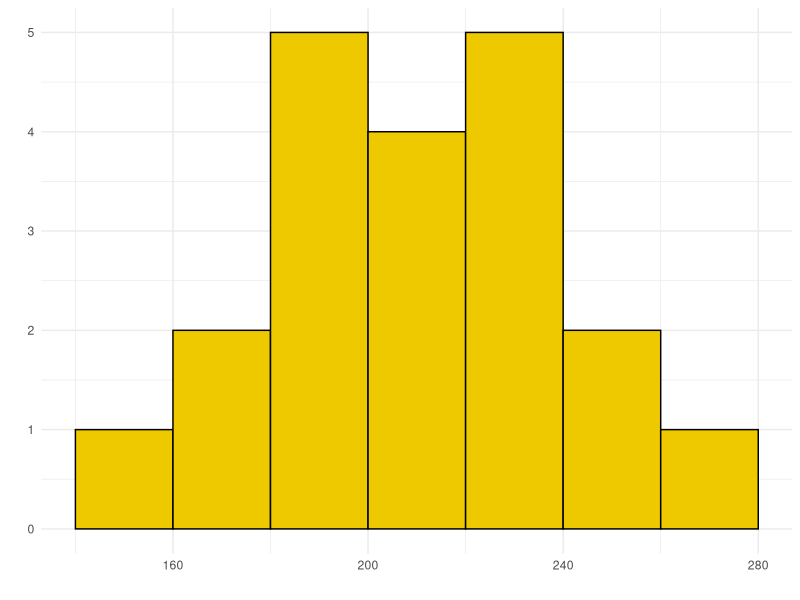
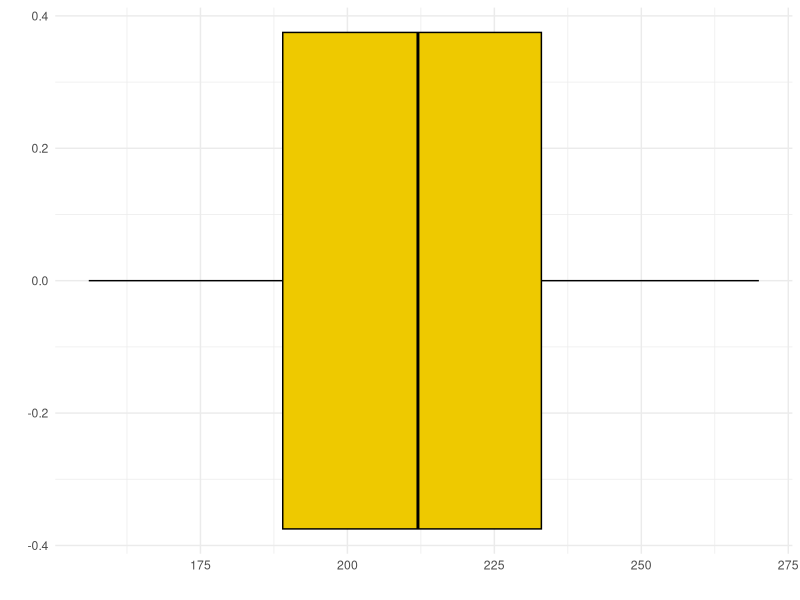
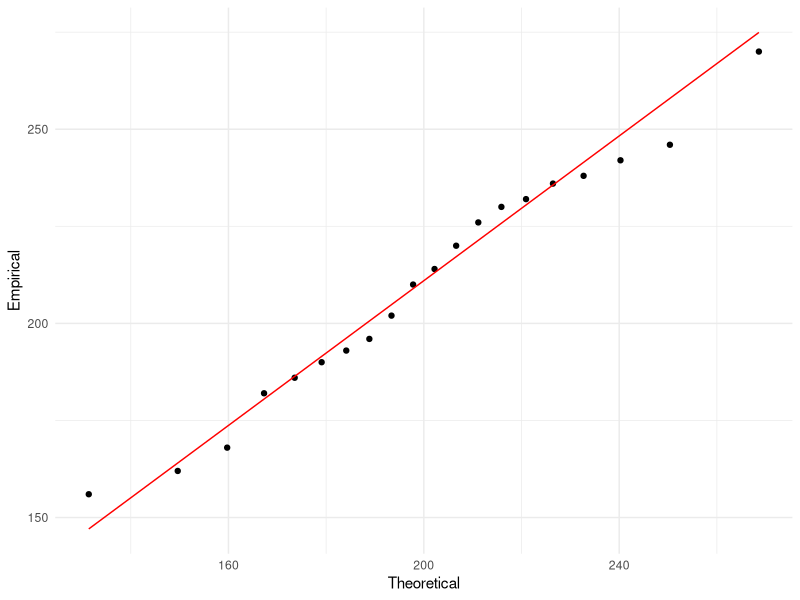
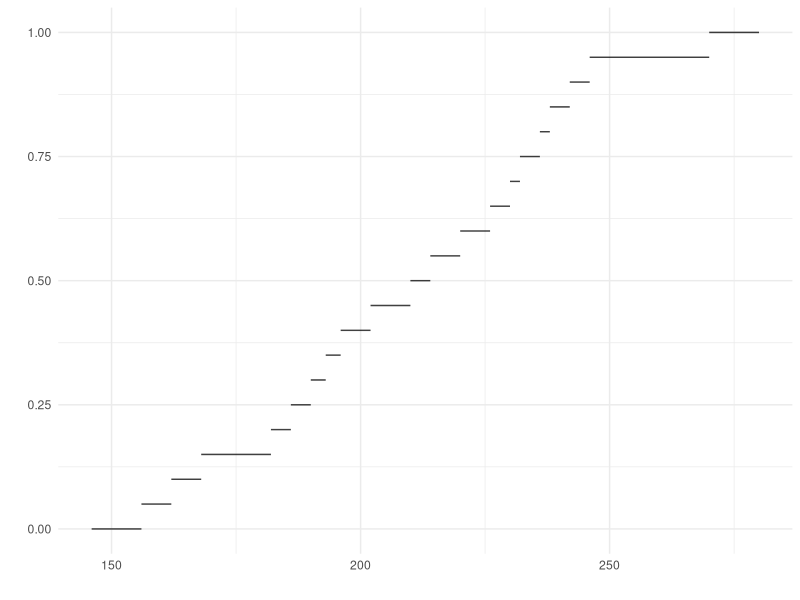
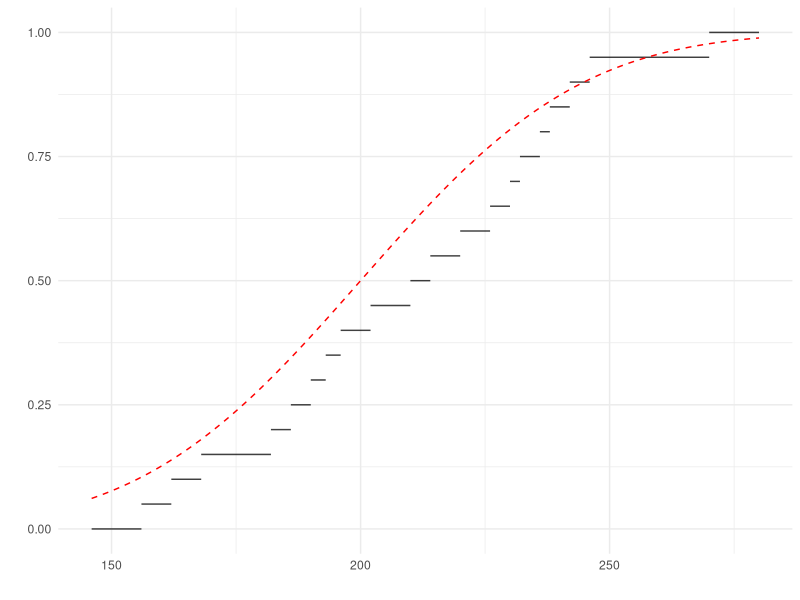
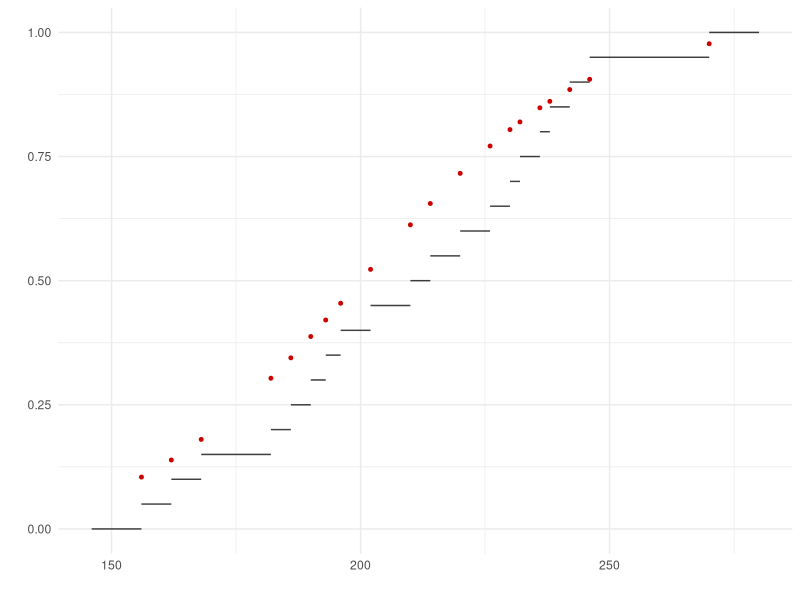
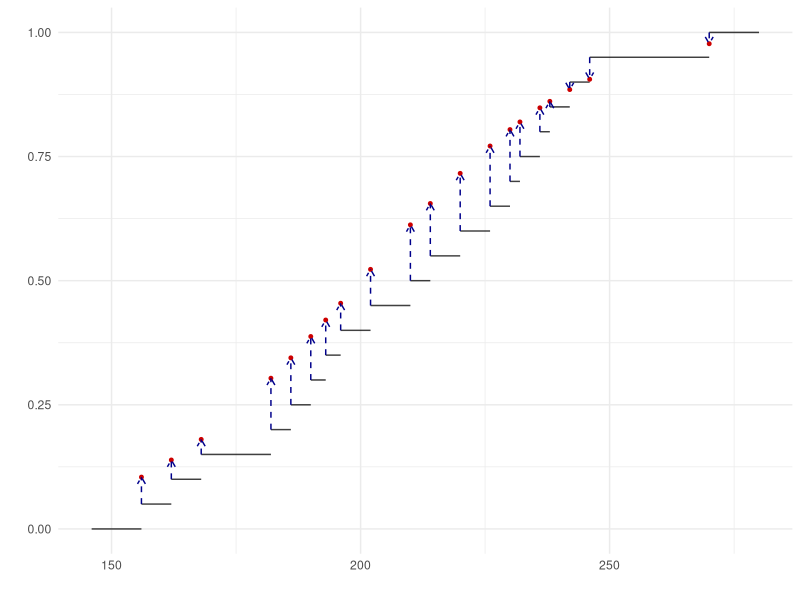
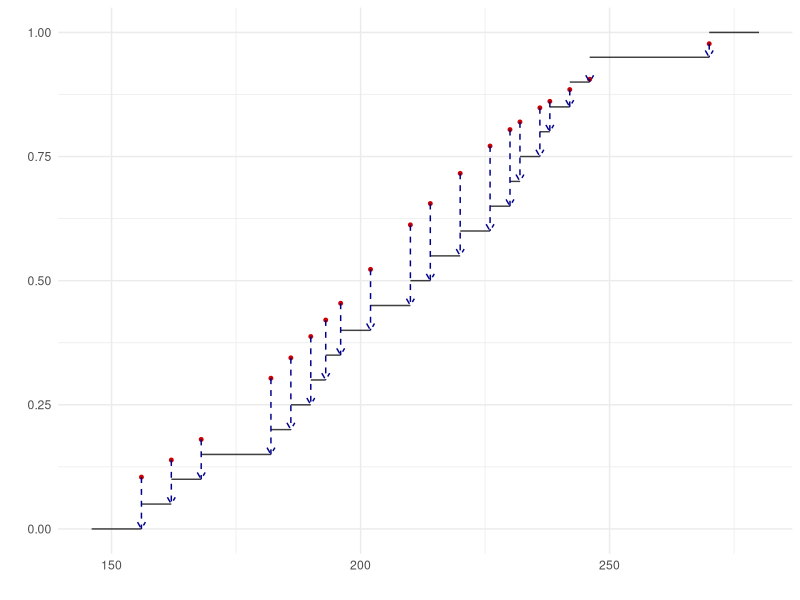

Generate these figures, in order, with R:
##################################################################
# Goodness of fit                                        
# Author: Jose Antonio Perusquia Cortes
# Afil: Facultad de Ciencias - UNAM
# Module: Nonparametric statistical inference
##################################################################

##################################################################
# Required libraries
library(ggplot2)        # Version 4.0.2
library(ggthemes)       # Version 5.2.0
library(nortest)        # Version 1.0-4
##################################################################

##################################################################
# Chi squared test for discrete distributions

# Example on the number of defective observations
defects = c(0,1,2,3,4,5,6)
observations = c(10,24,10,4,1,1,0)
n = sum(observations)

# Mean estimation
mu_hat = sum(defects*observations)/n

# Join the last two cells
defects = c(0,1,2,3,4,5)
observations = c(10,24,10,4,1,1)
K = length(defects)

# Probabilities of the Poisson distribution
probs = numeric(K)
probs[c(1:(K-1))] = dpois(defects[c(1:(K-1))],mu_hat)
probs[K] = ppois(defects[K]-1,mu_hat,lower.tail = F)
sum(probs)

# Expected values per cell
expected = probs*n;expected

# The last expected value is small so we join the last two cells
defects = c(0,1,2,3,4)
observations = c(10,24,10,4,2)
K_new = length(defects)

# Probabilities of the Poisson distribution
probs = numeric(K_new)
probs[c(1:(K_new-1))] = dpois(defects[c(1:K_new-1)],mu_hat)
probs[K_new]=1 - sum(probs[1:(K_new-1)])
sum(probs)

# Expected values
expected = probs*n;expected

# Test statistics
Q = sum(((observations-expected)^2)/expected);Q

# Compare it against a chi-square distribution of 3 degrees
# yielding that we do not reject the null hypothesis
parametersEstimated = 1
df = K_new - 1 - parametersEstimated
alpha=.05
qchisq(1-alpha,df)

# p-value
p_value = pchisq(Q, df=df, lower.tail=FALSE);p_value

# Alternatively in R we use chisq.test functions which
# required the observatios and the theoretical probabilities
# Warning: it does not take into account if you are estimating
# the parameter so it compares against a chi squared distribution
# with df equal to K-1
chisq.test(observations,p=probs)
##################################################################

##################################################################
# Kolmogorov-Smirnov on the weights of eggs and other normality
# tests

# Weights are already ordered so there's no need to sort them
weights = c(156,162,168,182,186,190,193,196,202,210,
            214,220,226,230,232,236,238,242,246,270)
n_weights = length(weights)

# Histogram
df_weights = data.frame(weights)
ggplot(data=df_weights,aes(x=weights))+
  geom_histogram(breaks=hist(weights,plot=F)$breaks,
                 col='black',fill='gold2')+
  labs(x='',y='')+
  theme_minimal()

# Boxplot
ggplot(data=df_weights,aes(x=weights))+
  geom_boxplot(col='black',fill='gold2')+
  labs(x='',y='')+
  theme_minimal()

# qqplot
ggplot(data=df_weights,aes(sample=weights))+
  geom_qq(distribution=qnorm,
          dparams = list(200,sqrt(1225)))+
  geom_qq_line(distribution=qnorm,
               dparams = list(200,sqrt(1225)),
               col='red')+
  labs(x='Theoretical',y='Empirical')+
  theme_minimal()

# Build the empirical distribution
locations=unique(weights);locations
n_unique_weights = length(locations)
jumps=numeric(n_unique_weights)

for(i in 1:length(jumps)){
  jumps[i]=sum(weights==locations[i])/n_weights
}

jumps=cumsum(jumps)

# Prepare the data
x = c(min(locations)-10,locations);x
xend = c(locations,max(locations)+10);xend
y = c(0,jumps)
yend = y
df_Fn=data.frame(x=x,y=y,xend=xend,yend=yend)

p=ggplot(data=df_Fn)+
  geom_segment(aes(x=x,y=y,xend=xend,yend=yend),alpha=.75)+
  theme_minimal()+
  labs(x='',y='')
print(p)

# Theoretical distribution normal with mean 200 and sigma^2=1225
x=seq(min(locations)-10,max(locations)+10,by=.1)
Fx=pnorm(x,mean=200,sd=sqrt(1225))
df_Fx=data.frame(x=x,y=Fx)
p+geom_line(data=df_Fx,aes(x=x,y=y),col='red',linetype='dashed')

# Kolmogorov-Smirnov test
Fn=seq(0,1,by=1/20);Fn
Fx=pnorm(weights,mean=200,sd=sqrt(1225))
df_Fx2=data.frame(weights,Fx)
p=p+
  geom_point(data=df_Fx2,aes(x=weights,y=Fx),col='red3',size=1)
print(p)

# Test statistic
i = 1:n_weights

# We visually check the Dn+ first
df_Dn1 = data.frame(x=weights,y=Fn[-1],z=Fx)
p+geom_segment(data=df_Dn1,aes(x=x,xend=x,y=y,yend=z),
               col='darkblue',linetype='dashed',
               arrow = arrow(length = unit(0.2, "cm")))
Dn1 = max(i/n_weights - Fx);Dn1

# We visually check the Dn-
df_Dn2 = data.frame(x=weights,z=Fn[-21],y=Fx)
p+geom_segment(data=df_Dn2,aes(x=x,xend=x,y=y,yend=z),
               col='darkblue',linetype='dashed',
               arrow = arrow(length = unit(0.2, "cm")))
Dn2 = max(Fx - (i-1)/n_weights);Dn2

# Kolmogorv-Smirnov test in R
ks.test(weights,'pnorm',200,sqrt(1225))

# Lilliefors test in R
lillie.test(weights)

# Cramer-von Mises test in R
cvm.test(weights)

# Anderson Darling test in R
ad.test(weights)

# Shapiro test in R
shapiro.test(weights)
##################################################################
